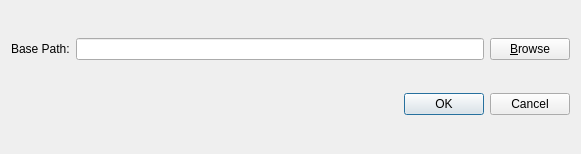
<?xml version="1.0" encoding="UTF-8"?>
<ui version="4.0">
 <class>OptionDialog</class>
 <widget class="QDialog" name="OptionDialog">
  <property name="geometry">
   <rect>
    <x>0</x>
    <y>0</y>
    <width>581</width>
    <height>154</height>
   </rect>
  </property>
  <property name="windowTitle">
   <string>Dialog</string>
  </property>
  <layout class="QVBoxLayout" name="verticalLayout">
   <item>
    <layout class="QGridLayout" name="gridLayout" columnstretch="0,1,0">
     <item row="0" column="0">
      <widget class="QLabel" name="label">
       <property name="text">
        <string>Base Path:</string>
       </property>
       <property name="buddy">
        <cstring>edBasePath</cstring>
       </property>
      </widget>
     </item>
     <item row="0" column="2">
      <widget class="QPushButton" name="pushButton">
       <property name="text">
        <string>&amp;Browse</string>
       </property>
      </widget>
     </item>
     <item row="0" column="1">
      <widget class="QLineEdit" name="edBasePath"/>
     </item>
    </layout>
   </item>
   <item>
    <widget class="QDialogButtonBox" name="buttonBox">
     <property name="orientation">
      <enum>Qt::Horizontal</enum>
     </property>
     <property name="standardButtons">
      <set>QDialogButtonBox::Cancel|QDialogButtonBox::Ok</set>
     </property>
    </widget>
   </item>
  </layout>
 </widget>
 <resources/>
 <connections>
  <connection>
   <sender>buttonBox</sender>
   <signal>accepted()</signal>
   <receiver>OptionDialog</receiver>
   <slot>accept()</slot>
   <hints>
    <hint type="sourcelabel">
     <x>227</x>
     <y>282</y>
    </hint>
    <hint type="destinationlabel">
     <x>157</x>
     <y>274</y>
    </hint>
   </hints>
  </connection>
  <connection>
   <sender>buttonBox</sender>
   <signal>rejected()</signal>
   <receiver>OptionDialog</receiver>
   <slot>reject()</slot>
   <hints>
    <hint type="sourcelabel">
     <x>295</x>
     <y>288</y>
    </hint>
    <hint type="destinationlabel">
     <x>286</x>
     <y>274</y>
    </hint>
   </hints>
  </connection>
  <connection>
   <sender>pushButton</sender>
   <signal>clicked()</signal>
   <receiver>OptionDialog</receiver>
   <slot>browseBasePath()</slot>
   <hints>
    <hint type="sourcelabel">
     <x>371</x>
     <y>136</y>
    </hint>
    <hint type="destinationlabel">
     <x>373</x>
     <y>174</y>
    </hint>
   </hints>
  </connection>
 </connections>
 <slots>
  <slot>browseBasePath()</slot>
 </slots>
</ui>
